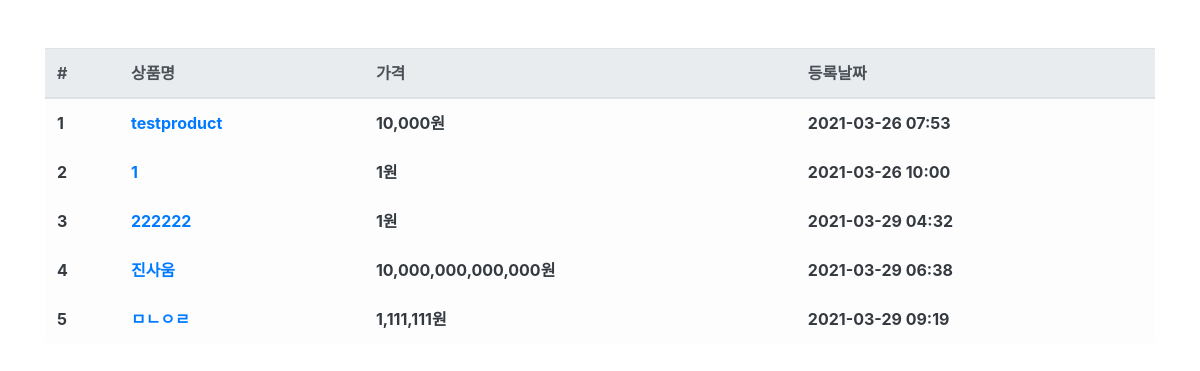
/product/, run on an earlier commit of the app's database.
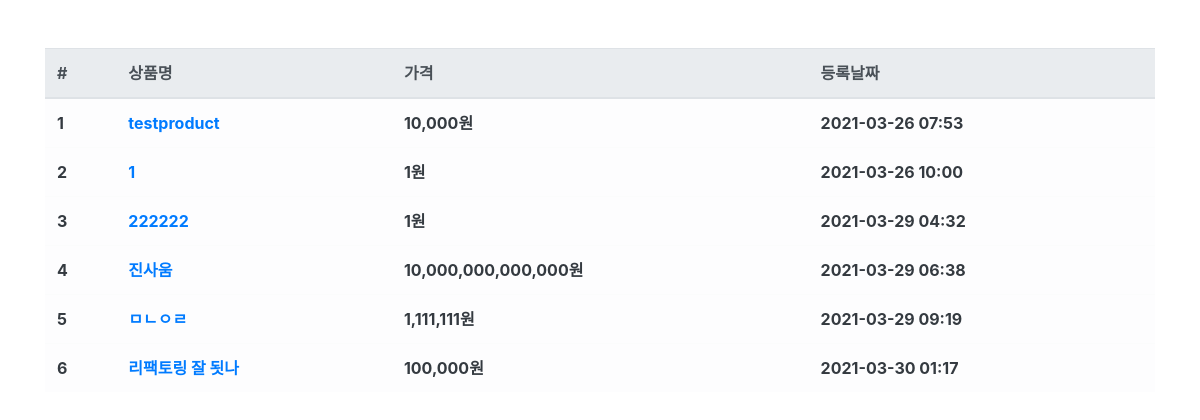
And on a later commit of the database.
### product/models.py (models this page shows, shortened)
class Product(models.Model):
    name = models.CharField(max_length=256, verbose_name="상품명")
    price = models.IntegerField(verbose_name="상품가격")
    description = models.TextField(verbose_name="상품설명")
    stuck = models.IntegerField(verbose_name="상품재고")
    register_date = models.DateTimeField(auto_now_add=True, verbose_name="등록일")
    class Meta:
        db_table = 'products'
        verbose_name = "상품"
        verbose_name_plural = "상품 목록"

### product/views.py (the view)
# urls.py: path('product/', ProductListView.as_view()),
class ProductListView(ListView):
    model = Product
    template_name = 'product.html'
    context_object_name = 'product_list'

### product/templates/product.html (shortened to what this page needs)
{% extends "base.html" %}
{% load humanize %}
{% block contents %}
<div class="row mt-5">
    <div class="col-12">
        <table class="table table-light">
            <thead class="thead-light">
            <tr>
                <th scope="col">#</th>
                <th scope="col">상품명</th>
                <th scope="col">가격</th>
                <th scope="col">등록날짜</th>
            </tr>
            </thead>
            <tbody class="text-dark">
            {% for product in product_list %}
            <tr>
                <th scope="row">{{product.id}}</th>
                <th><a id="product-{{product.id}}" onmouseenter="product_detail({{product.id}});" onmouseleave="product_leave({{product.id}})"
                       href="/product/{{product.id}}">{{product.name}}</a></th>
                <th>{{product.price|intcomma}}원</th>
                <th>{{product.register_date|date:'Y-m-d H:i'}}</th>
            </tr>
            {% endfor %}
            </tbody>
        </table>
    </div>
</div>
{% endblock %}

### product/templates/base.html (shortened to what this page needs)
<!DOCTYPE html>
<html lang="en">
<head>
    <link rel="stylesheet" href="https://cdn.jsdelivr.net/npm/bootstrap@4.6.0/dist/css/bootstrap.min.css"
>
</head>
<body>
<div class="container">
    {% block contents %}
    {% endblock %}
</div>
</body>
</html>

What changed in the data, as far as the page shows it:
added Product: id "6", name "리팩토링 잘 됫나", price "100,000", register_date "2021-03-30 01:17"
